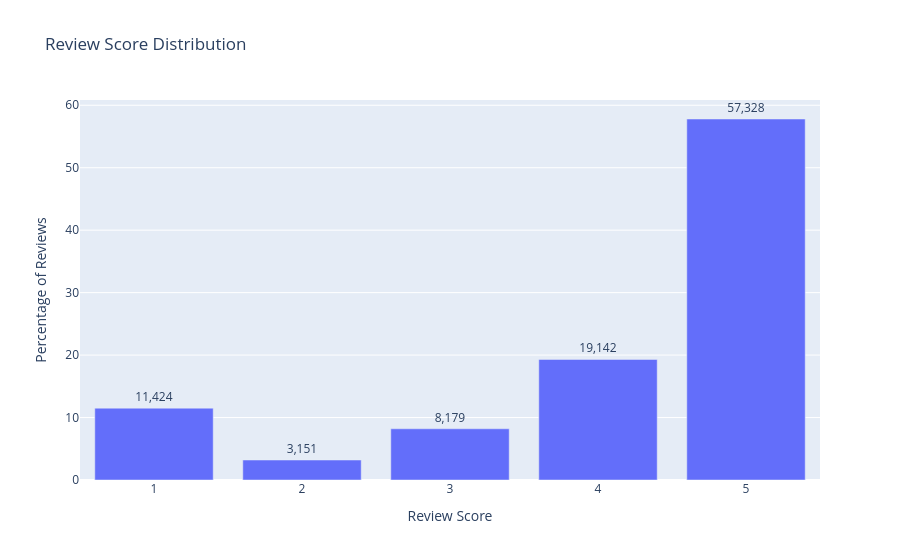

Notebook cell for this chart:
### Markdown cell above
### Review score distribution

**Insight**: The review distribution is bimodal. 5-star is the primary mode (57.8%), but 1-star is the secondary mode at 11.5%, higher than both 2-star (3.2%) and 3-star (8.2%). Customers polarize into delighted and disappointed camps with a thin middle. The 99,224 reviews break down as 5-star: 57,328 / 4-star: 19,142 / 3-star: 8,179 / 2-star: 3,151 / 1-star: 11,424.

**Method**: Bar chart of all five ordinal score levels with percentages on the y-axis and absolute counts as text labels. Used `df_reviews` directly (one row per review) rather than the order_items-level `df` to avoid inflating the count for multi-item orders. Reported mode (5-star) and IQR (Q1=4, Q3=5) instead of mean and standard deviation, since review scores are ordinal and the bimodal shape makes any average misleading.

**Trade-off**: Mode + IQR captures the positive skew (75% of reviews are 4 or 5 stars) but undersells the weight on the negative tail. The 1-star secondary peak (11.5%, more than 11,000 reviews) is the actionable signal, not the 5-star pile-up. Always report the bimodal shape alongside the central tendency, not instead of it.

**Gotcha**: A naive reading of "57.8% gave 5 stars" reads as uniformly high satisfaction. The actual story is more polarized: roughly 1 in 9 customers gives the lowest possible score. The README copy should frame the experience as polarized rather than uniformly positive. Phase 2's delivery analysis and Phase 8's NLP topic modeling will explain why the 1-star peak exists.

### Code cell
# Review score distribution. Scores are ordinal (1-5), so plot as bar
# (not histogram). Use df_reviews directly: one row per review.
score_counts = (
    df_reviews["review_score"].dropna().astype(int)
    .value_counts()
    .reindex([1, 2, 3, 4, 5], fill_value=0)
)
n_reviews = score_counts.sum()
score_pct = (score_counts / n_reviews * 100).round(1)

print(f"Mode: {score_counts.idxmax()}-star ({score_pct[score_counts.idxmax()]}%)")
q1= score_counts.cumsum().searchsorted(n_reviews * 0.25)+1
q3 = score_counts.cumsum().searchsorted(n_reviews * 0.75)+1
print(f"IQR: Q1={q1}, Q3={q3}")

fig_review_dist = px.bar(
    x=score_counts.index.astype(str),
    y=score_pct.values,
    text=[f"{c:,}" for c in score_counts.values],
    labels={"x": "Review Score", "y": "Percentage of Reviews"},
    title="Review Score Distribution"
)
fig_review_dist.update_traces(textposition="outside")
fig_review_dist.show()

### Figure 1 — Plotly figure (JSON) as saved in the notebook; plotly's stock layout.template omitted (floating-point values rounded to 4 significant figures)
{"data": [{"hovertemplate": "Review Score=%{x}<br>Percentage of Reviews=%{y}<br>text=%{text}<extra></extra>", "legendgroup": "", "marker": {"color": "#636efa", "pattern": {"shape": ""}}, "name": "", "orientation": "v", "showlegend": false, "text": ["11,424", "3,151", "8,179", "19,142", "57,328"], "textposition": "outside", "type": "bar", "x": ["1", "2", "3", "4", "5"], "xaxis": "x", "y": [11.5, 3.2, 8.2, 19.3, 57.8], "yaxis": "y"}], "layout": {"barmode": "relative", "legend": {"tracegroupgap": 0}, "title": {"text": "Review Score Distribution"}, "xaxis": {"anchor": "y", "domain": [0, 1], "title": {"text": "Review Score"}}, "yaxis": {"anchor": "x", "domain": [0, 1], "title": {"text": "Percentage of Reviews"}}}}
